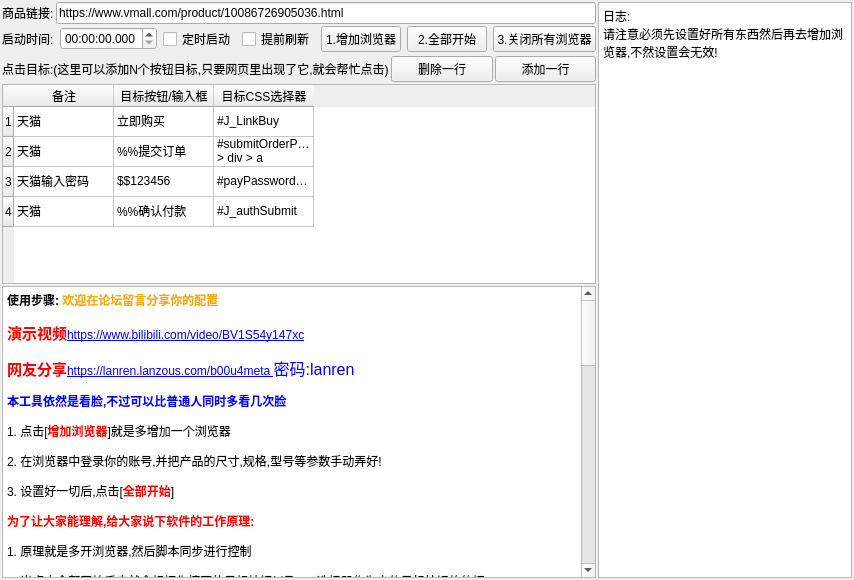
<?xml version="1.0" encoding="UTF-8"?>
<ui version="4.0">
 <class>MainWindow</class>
 <widget class="QMainWindow" name="MainWindow">
  <property name="geometry">
   <rect>
    <x>0</x>
    <y>0</y>
    <width>854</width>
    <height>580</height>
   </rect>
  </property>
  <property name="windowTitle">
   <string>MainWindow</string>
  </property>
  <widget class="QWidget" name="centralwidget">
   <layout class="QGridLayout" name="gridLayout">
    <property name="leftMargin">
     <number>2</number>
    </property>
    <property name="topMargin">
     <number>2</number>
    </property>
    <property name="rightMargin">
     <number>2</number>
    </property>
    <property name="bottomMargin">
     <number>2</number>
    </property>
    <property name="spacing">
     <number>2</number>
    </property>
    <item row="3" column="0" colspan="4">
     <layout class="QHBoxLayout" name="horizontalLayout_3">
      <item>
       <widget class="QLabel" name="lb_an">
        <property name="text">
         <string>点击目标:(这里可以添加N个按钮目标,只要网页里出现了它,就会帮忙点击)</string>
        </property>
       </widget>
      </item>
      <item>
       <widget class="QPushButton" name="bt_sub">
        <property name="text">
         <string>删除一行</string>
        </property>
       </widget>
      </item>
      <item>
       <widget class="QPushButton" name="bt_add">
        <property name="text">
         <string>添加一行</string>
        </property>
       </widget>
      </item>
     </layout>
    </item>
    <item row="0" column="5" rowspan="6">
     <widget class="QTextEdit" name="ed_log">
      <property name="maximumSize">
       <size>
        <width>300</width>
        <height>99999</height>
       </size>
      </property>
      <property name="html">
       <string>&lt;!DOCTYPE HTML PUBLIC &quot;-//W3C//DTD HTML 4.0//EN&quot; &quot;http://www.w3.org/TR/REC-html40/strict.dtd&quot;&gt;
&lt;html&gt;&lt;head&gt;&lt;meta name=&quot;qrichtext&quot; content=&quot;1&quot; /&gt;&lt;style type=&quot;text/css&quot;&gt;
p, li { white-space: pre-wrap; }
&lt;/style&gt;&lt;/head&gt;&lt;body style=&quot; font-family:'SimSun'; font-size:9pt; font-weight:400; font-style:normal;&quot;&gt;
&lt;p style=&quot; margin-top:0px; margin-bottom:0px; margin-left:0px; margin-right:0px; -qt-block-indent:0; text-indent:0px;&quot;&gt;日志:&lt;/p&gt;
&lt;p style=&quot; margin-top:0px; margin-bottom:0px; margin-left:0px; margin-right:0px; -qt-block-indent:0; text-indent:0px;&quot;&gt;请注意必须先设置好所有东西然后再去增加浏览器,不然设置会无效!&lt;/p&gt;&lt;/body&gt;&lt;/html&gt;</string>
      </property>
     </widget>
    </item>
    <item row="4" column="0" colspan="4">
     <widget class="QTableWidget" name="tab_mban">
      <property name="maximumSize">
       <size>
        <width>16777215</width>
        <height>200</height>
       </size>
      </property>
      <property name="toolTip">
       <string>&lt;html&gt;&lt;head/&gt;&lt;body&gt;&lt;p&gt;&lt;span style=&quot; font-size:11pt; font-weight:600; color:#ff0000;&quot;&gt;这里请注意了: &lt;/span&gt;&lt;/p&gt;&lt;p&gt;&lt;span style=&quot; font-size:11pt;&quot;&gt;如果是要输入 注意前缀格式&lt;/span&gt;&lt;span style=&quot; font-size:11pt; color:#0000ff;&quot;&gt;$$&lt;/span&gt;&lt;span style=&quot; font-size:11pt;&quot;&gt;:&lt;/span&gt;&lt;/p&gt;&lt;p&gt;&lt;span style=&quot; font-size:11pt;&quot;&gt;比如:&lt;/span&gt;&lt;span style=&quot; font-size:11pt; color:#0000ff;&quot;&gt; $$123456 &lt;/span&gt;&lt;/p&gt;&lt;p&gt;&lt;span style=&quot; font-size:11pt;&quot;&gt;那它就会输入&lt;/span&gt;&lt;span style=&quot; font-size:11pt; color:#ffaa00;&quot;&gt;123456&lt;/span&gt;&lt;/p&gt;&lt;p&gt;&lt;span style=&quot; font-size:11pt; font-weight:600;&quot;&gt;注意这里如果是填的输入,那CSS就必须设置&lt;/span&gt;&lt;/p&gt;&lt;p&gt;&lt;span style=&quot; font-size:11pt; font-weight:600; color:#ff0000;&quot;&gt;进阶玩法:&lt;/span&gt;&lt;/p&gt;&lt;p&gt;&lt;span style=&quot; font-size:11pt; font-weight:600; color:#ff0000;&quot;&gt;这里的目标按钮支持前缀%% 来控制不重复点击&lt;/span&gt;&lt;/p&gt;&lt;p&gt;&lt;span style=&quot; font-size:11pt; font-weight:600;&quot;&gt;1.一开始是灰色的按钮,或者点击后马上就跳转到下一个页面的就不需要前缀%%&lt;/span&gt;&lt;/p&gt;&lt;p&gt;&lt;span style=&quot; font-size:11pt; font-weight:600;&quot;&gt;2.如果是随时就可以点击成功的按钮,则在前面加入%%&lt;/span&gt;&lt;/p&gt;&lt;p&gt;&lt;span style=&quot; font-size:11pt; font-weight:600;&quot;&gt;例如:&lt;/span&gt;&lt;span style=&quot; font-size:11pt; font-weight:600; color:#0000ff;&quot;&gt;%%加入购物车&lt;/span&gt;&lt;span style=&quot; font-size:11pt; font-weight:600; color:#ffaa00;&quot;&gt;%%预约&lt;/span&gt;&lt;/p&gt;&lt;p&gt;&lt;span style=&quot; font-size:11pt; font-weight:600; color:#ff0000;&quot;&gt;原理解析:&lt;/span&gt;&lt;/p&gt;&lt;p&gt;&lt;span style=&quot; font-size:11pt; font-weight:600;&quot;&gt;因为正常情况下,程序是会不断的去点击目标按钮的直到整个按钮不见了,程序才会往下走,去判断下一个步骤,比如淘宝的立即购买,一开始是没有这个按钮的,或者是点不动的,只有到时间了才能点击,点击后,直接是调到提交订单的页面了,也就是这个立即购买按钮已经消失了,所以程序会执行下一步,而这个%%就是不判断是否点击成功,反正就找到这个按钮了,就帮忙点击1次,没找到就等待它出现.点完后就开始下一个步骤!仔细理解一下就明白区别了!&lt;/span&gt;&lt;/p&gt;&lt;/body&gt;&lt;/html&gt;</string>
      </property>
      <row>
       <property name="text">
        <string>1</string>
       </property>
      </row>
      <row>
       <property name="text">
        <string>2</string>
       </property>
      </row>
      <row>
       <property name="text">
        <string>3</string>
       </property>
      </row>
      <row>
       <property name="text">
        <string>4</string>
       </property>
      </row>
      <column>
       <property name="text">
        <string>备注</string>
       </property>
      </column>
      <column>
       <property name="text">
        <string>目标按钮/输入框</string>
       </property>
      </column>
      <column>
       <property name="text">
        <string>目标CSS选择器</string>
       </property>
      </column>
      <item row="0" column="0">
       <property name="text">
        <string>天猫</string>
       </property>
      </item>
      <item row="0" column="1">
       <property name="text">
        <string>立即购买</string>
       </property>
      </item>
      <item row="0" column="2">
       <property name="text">
        <string>#J_LinkBuy</string>
       </property>
      </item>
      <item row="1" column="0">
       <property name="text">
        <string>天猫</string>
       </property>
      </item>
      <item row="1" column="1">
       <property name="text">
        <string>%%提交订单</string>
       </property>
      </item>
      <item row="1" column="2">
       <property name="text">
        <string>#submitOrderPC_1 &gt; div &gt; a</string>
       </property>
      </item>
      <item row="2" column="0">
       <property name="text">
        <string>天猫输入密码</string>
       </property>
      </item>
      <item row="2" column="1">
       <property name="text">
        <string>$$123456</string>
       </property>
      </item>
      <item row="2" column="2">
       <property name="text">
        <string>#payPassword_rsainput</string>
       </property>
      </item>
      <item row="3" column="0">
       <property name="text">
        <string>天猫</string>
       </property>
      </item>
      <item row="3" column="1">
       <property name="text">
        <string>%%确认付款</string>
       </property>
      </item>
      <item row="3" column="2">
       <property name="text">
        <string>#J_authSubmit</string>
       </property>
      </item>
     </widget>
    </item>
    <item row="5" column="0" colspan="4">
     <widget class="QTextEdit" name="te_help">
      <property name="html">
       <string>&lt;!DOCTYPE HTML PUBLIC &quot;-//W3C//DTD HTML 4.0//EN&quot; &quot;http://www.w3.org/TR/REC-html40/strict.dtd&quot;&gt;
&lt;html&gt;&lt;head&gt;&lt;meta name=&quot;qrichtext&quot; content=&quot;1&quot; /&gt;&lt;style type=&quot;text/css&quot;&gt;
p, li { white-space: pre-wrap; }
&lt;/style&gt;&lt;/head&gt;&lt;body style=&quot; font-family:'SimSun'; font-size:9pt; font-weight:400; font-style:normal;&quot;&gt;
&lt;p style=&quot; margin-top:12px; margin-bottom:12px; margin-left:0px; margin-right:0px; -qt-block-indent:0; text-indent:0px;&quot;&gt;&lt;span style=&quot; font-family:'微软雅黑'; font-weight:600;&quot;&gt;使用步骤: &lt;/span&gt;&lt;span style=&quot; font-family:'微软雅黑'; font-weight:600; color:#ffaa00;&quot;&gt;欢迎在论坛留言分享你的配置&lt;/span&gt;&lt;/p&gt;
&lt;p style=&quot; margin-top:12px; margin-bottom:12px; margin-left:0px; margin-right:0px; -qt-block-indent:0; text-indent:0px;&quot;&gt;&lt;span style=&quot; font-family:'微软雅黑'; font-size:11pt; font-weight:600; color:#ff0000;&quot;&gt;演示视频&lt;/span&gt;&lt;a href=&quot;https://www.bilibili.com/video/BV1S54y147xc&quot;&gt;&lt;span style=&quot; text-decoration: underline; color:#0000ff;&quot;&gt;https://www.bilibili.com/video/BV1S54y147xc&lt;/span&gt;&lt;/a&gt;&lt;/p&gt;
&lt;p style=&quot; margin-top:12px; margin-bottom:12px; margin-left:0px; margin-right:0px; -qt-block-indent:0; text-indent:0px;&quot;&gt;&lt;span style=&quot; font-family:'微软雅黑'; font-size:11pt; font-weight:600; color:#ff0000;&quot;&gt;网友分享&lt;/span&gt;&lt;a href=&quot;https://lanren.lanzous.com/b00u4meta &quot;&gt;&lt;span style=&quot; text-decoration: underline; color:#0000ff;&quot;&gt;https://lanren.lanzous.com/b00u4meta &lt;/span&gt;&lt;/a&gt;&lt;span style=&quot; font-family:'微软雅黑'; font-size:12pt; color:#0000ff;&quot;&gt;密码:lanren&lt;/span&gt;&lt;/p&gt;
&lt;p style=&quot; margin-top:12px; margin-bottom:12px; margin-left:0px; margin-right:0px; -qt-block-indent:0; text-indent:0px;&quot;&gt;&lt;span style=&quot; font-family:'微软雅黑'; font-weight:600; color:#0000ff;&quot;&gt;本工具依然是看脸,不过可以比普通人同时多看几次脸&lt;/span&gt;&lt;/p&gt;
&lt;p style=&quot; margin-top:12px; margin-bottom:12px; margin-left:0px; margin-right:0px; -qt-block-indent:0; text-indent:0px;&quot;&gt;&lt;span style=&quot; font-family:'微软雅黑';&quot;&gt;1. 点击[&lt;/span&gt;&lt;span style=&quot; font-family:'微软雅黑'; font-weight:600; color:#ff0000;&quot;&gt;增加浏览器&lt;/span&gt;&lt;span style=&quot; font-family:'微软雅黑';&quot;&gt;]就是多增加一个浏览器&lt;/span&gt;&lt;/p&gt;
&lt;p style=&quot; margin-top:12px; margin-bottom:12px; margin-left:0px; margin-right:0px; -qt-block-indent:0; text-indent:0px;&quot;&gt;&lt;span style=&quot; font-family:'微软雅黑';&quot;&gt;2. 在浏览器中登录你的账号,并把产品的尺寸,规格,型号等参数手动弄好!&lt;/span&gt;&lt;/p&gt;
&lt;p style=&quot; margin-top:12px; margin-bottom:12px; margin-left:0px; margin-right:0px; -qt-block-indent:0; text-indent:0px;&quot;&gt;&lt;span style=&quot; font-family:'微软雅黑';&quot;&gt;3. 设置好一切后,点击[&lt;/span&gt;&lt;span style=&quot; font-family:'微软雅黑'; font-weight:600; color:#ff0000;&quot;&gt;全部开始&lt;/span&gt;&lt;span style=&quot; font-family:'微软雅黑';&quot;&gt;]&lt;/span&gt;&lt;/p&gt;
&lt;p align=&quot;justify&quot; style=&quot; margin-top:12px; margin-bottom:12px; margin-left:0px; margin-right:0px; -qt-block-indent:0; text-indent:0px;&quot;&gt;&lt;span style=&quot; font-family:'微软雅黑'; font-weight:600; color:#ff0000;&quot;&gt;为了让大家能理解,给大家说下软件的工作原理:&lt;/span&gt;&lt;/p&gt;
&lt;p style=&quot; margin-top:12px; margin-bottom:12px; margin-left:0px; margin-right:0px; -qt-block-indent:0; text-indent:0px;&quot;&gt;&lt;span style=&quot; font-family:'微软雅黑';&quot;&gt;1. 原理就是多开浏览器,然后脚本同步进行控制&lt;/span&gt;&lt;/p&gt;
&lt;p style=&quot; margin-top:12px; margin-bottom:12px; margin-left:0px; margin-right:0px; -qt-block-indent:0; text-indent:0px;&quot;&gt;&lt;span style=&quot; font-family:'微软雅黑';&quot;&gt;2. 当点击全部开始后它就会根据你填写的目标按钮以及Css选择器作为定位目标按钮的依据&lt;/span&gt;&lt;/p&gt;
&lt;p style=&quot; margin-top:12px; margin-bottom:12px; margin-left:0px; margin-right:0px; -qt-block-indent:0; text-indent:0px;&quot;&gt;&lt;span style=&quot; font-family:'微软雅黑';&quot;&gt;3. 优先CSS选择器(下方有教程),如果没找到,则会通过目标按钮名来定位目标按钮&lt;/span&gt;&lt;/p&gt;
&lt;p style=&quot; margin-top:12px; margin-bottom:12px; margin-left:0px; margin-right:0px; -qt-block-indent:0; text-indent:0px;&quot;&gt;&lt;span style=&quot; font-family:'微软雅黑';&quot;&gt;4. 只需要满足其中一个条件就可以找到目标,然后就会不断点击&lt;/span&gt;&lt;/p&gt;
&lt;p style=&quot; margin-top:12px; margin-bottom:12px; margin-left:0px; margin-right:0px; -qt-block-indent:0; text-indent:0px;&quot;&gt;&lt;span style=&quot; font-family:'微软雅黑';&quot;&gt;5.支持判断N个按钮,比如你的购买步骤比较多时,只要提前加入好目标按钮名和选择器就可以骚气运行&lt;/span&gt;&lt;/p&gt;
&lt;p style=&quot; margin-top:12px; margin-bottom:12px; margin-left:0px; margin-right:0px; -qt-block-indent:0; text-indent:0px;&quot;&gt;&lt;span style=&quot; font-family:'微软雅黑';&quot;&gt;6.支持帮忙输入文字的操作,比如帮忙输入密码&lt;/span&gt;&lt;/p&gt;
&lt;p style=&quot; margin-top:12px; margin-bottom:12px; margin-left:0px; margin-right:0px; -qt-block-indent:0; text-indent:0px;&quot;&gt;&lt;span style=&quot; font-family:'微软雅黑';&quot;&gt;7.它是按照顺序往下走的(注意了我特意改进了一下)&lt;/span&gt;&lt;/p&gt;
&lt;p style=&quot; margin-top:12px; margin-bottom:12px; margin-left:0px; margin-right:0px; -qt-block-indent:0; text-indent:0px;&quot;&gt;&lt;span style=&quot; font-family:'微软雅黑'; font-weight:600;&quot;&gt;如何填写目标按钮 和 CSS选择器呢?&lt;/span&gt;&lt;/p&gt;
&lt;p style=&quot; margin-top:12px; margin-bottom:12px; margin-left:0px; margin-right:0px; -qt-block-indent:0; text-indent:0px;&quot;&gt;&lt;span style=&quot; font-family:'微软雅黑'; font-weight:600;&quot;&gt;目标名:&lt;/span&gt;&lt;/p&gt;
&lt;p style=&quot; margin-top:12px; margin-bottom:12px; margin-left:0px; margin-right:0px; -qt-block-indent:0; text-indent:0px;&quot;&gt;&lt;span style=&quot; font-family:'微软雅黑';&quot;&gt;目标按钮名,很容易理解就是你需要帮忙点击的按钮的标题(必须是可以开始抢购时的按钮名)&lt;/span&gt;&lt;/p&gt;
&lt;p style=&quot; margin-top:12px; margin-bottom:12px; margin-left:0px; margin-right:0px; -qt-block-indent:0; text-indent:0px;&quot;&gt;&lt;span style=&quot; font-family:'微软雅黑';&quot;&gt;如果是需要输入文字,则这里的填写格式为$$文字 比如:$$123456 它就会输入123456&lt;/span&gt;&lt;/p&gt;
&lt;p style=&quot; margin-top:12px; margin-bottom:12px; margin-left:0px; margin-right:0px; -qt-block-indent:0; text-indent:0px;&quot;&gt;&lt;span style=&quot; font-family:'微软雅黑'; color:#ff0000;&quot;&gt;如果是选择帮忙输入了,那就只能用CSS选择器的方式定位输入框&lt;/span&gt;&lt;/p&gt;
&lt;p style=&quot; margin-top:12px; margin-bottom:12px; margin-left:0px; margin-right:0px; -qt-block-indent:0; text-indent:0px;&quot;&gt;&lt;span style=&quot; font-family:'微软雅黑'; font-size:11pt; font-weight:600; color:#0000ff;&quot;&gt;进阶玩法:&lt;/span&gt;&lt;/p&gt;
&lt;p style=&quot; margin-top:12px; margin-bottom:12px; margin-left:0px; margin-right:0px; -qt-block-indent:0; text-indent:0px;&quot;&gt;&lt;span style=&quot; font-family:'微软雅黑'; font-size:11pt; color:#ff0000;&quot;&gt;这里的目标按钮支持前缀%% 来控制不重复点击 ##来配置下拉滚动条 可以同时存在&lt;/span&gt;&lt;/p&gt;
&lt;p style=&quot; margin-top:12px; margin-bottom:12px; margin-left:0px; margin-right:0px; -qt-block-indent:0; text-indent:0px;&quot;&gt;&lt;span style=&quot; font-family:'微软雅黑';&quot;&gt;1.一开始是灰色的按钮,或者点击后马上就跳转到下一个页面的就不需要前缀%%&lt;/span&gt;&lt;/p&gt;
&lt;p style=&quot; margin-top:12px; margin-bottom:12px; margin-left:0px; margin-right:0px; -qt-block-indent:0; text-indent:0px;&quot;&gt;&lt;span style=&quot; font-family:'微软雅黑';&quot;&gt;2.如果是随时就可以点击成功的按钮,则在前面加入%%&lt;/span&gt;&lt;/p&gt;
&lt;p style=&quot; margin-top:12px; margin-bottom:12px; margin-left:0px; margin-right:0px; -qt-block-indent:0; text-indent:0px;&quot;&gt;&lt;span style=&quot; font-family:'微软雅黑';&quot;&gt;例如:&lt;/span&gt;&lt;span style=&quot; color:#0000ff;&quot;&gt;%%加入购物车 &lt;/span&gt;&lt;span style=&quot; color:#ffaa00;&quot;&gt;%%预约&lt;/span&gt;&lt;/p&gt;
&lt;p style=&quot; margin-top:12px; margin-bottom:12px; margin-left:0px; margin-right:0px; -qt-block-indent:0; text-indent:0px;&quot;&gt;&lt;span style=&quot; font-family:'微软雅黑'; color:#000000;&quot;&gt;3.如果跳转后目标按钮并没有第一时间渲染显示,需要下划滚动条,则在目标按钮名字中随便一个位置加入##来标识&lt;/span&gt;&lt;/p&gt;
&lt;p style=&quot; margin-top:12px; margin-bottom:12px; margin-left:0px; margin-right:0px; -qt-block-indent:0; text-indent:0px;&quot;&gt;&lt;span style=&quot; font-family:'微软雅黑';&quot;&gt;例如&lt;/span&gt;&lt;span style=&quot; font-family:'微软雅黑'; color:#000000;&quot;&gt;:京东的提交订单 可以这样填:&lt;/span&gt;&lt;span style=&quot; font-family:'微软雅黑'; color:#ff0000;&quot;&gt;##提交订单&lt;/span&gt;&lt;/p&gt;
&lt;p style=&quot; margin-top:12px; margin-bottom:12px; margin-left:0px; margin-right:0px; -qt-block-indent:0; text-indent:0px;&quot;&gt;&lt;span style=&quot; font-family:'微软雅黑'; color:#ff0000;&quot;&gt;原理解析:&lt;/span&gt;&lt;/p&gt;
&lt;p style=&quot; margin-top:12px; margin-bottom:12px; margin-left:0px; margin-right:0px; -qt-block-indent:0; text-indent:0px;&quot;&gt;&lt;span style=&quot; font-family:'微软雅黑';&quot;&gt;因为正常情况下,程序是会不断的去点击目标按钮的直到整个按钮不见了,程序才会往下走,去判断下一个步骤,比如淘宝的立即购买,一开始是没有这个按钮的,或者是点不动的,只有到时间了才能点击,点击后,直接是调到提交订单的页面了,也就是这个立即购买按钮已经消失了,所以程序会执行下一步,而这个%%就是不判断是否点击成功,反正就找到这个按钮了,就帮忙点击1次,没找到就等待它出现.点完后就开始下一个步骤!仔细理解一下就明白区别了!&lt;/span&gt;&lt;/p&gt;
&lt;p style=&quot; margin-top:12px; margin-bottom:12px; margin-left:0px; margin-right:0px; -qt-block-indent:0; text-indent:0px;&quot;&gt;&lt;span style=&quot; font-family:'微软雅黑'; font-weight:600;&quot;&gt;目标CSS选择器:&lt;/span&gt;&lt;/p&gt;
&lt;p style=&quot; margin-top:12px; margin-bottom:12px; margin-left:0px; margin-right:0px; -qt-block-indent:0; text-indent:0px;&quot;&gt;&lt;span style=&quot; font-family:'微软雅黑';&quot;&gt;(1) 首先用Google Chrome浏览器打开你的商品网站&lt;/span&gt;&lt;/p&gt;
&lt;p style=&quot; margin-top:12px; margin-bottom:12px; margin-left:0px; margin-right:0px; -qt-block-indent:0; text-indent:0px;&quot;&gt;&lt;span style=&quot; font-family:'微软雅黑';&quot;&gt;(2) 然后按下F12进入开发者模式&lt;/span&gt;&lt;/p&gt;
&lt;p style=&quot; margin-top:12px; margin-bottom:12px; margin-left:0px; margin-right:0px; -qt-block-indent:0; text-indent:0px;&quot;&gt;&lt;span style=&quot; font-family:'微软雅黑';&quot;&gt;(3) 然后看图操作&lt;/span&gt;&lt;a href=&quot;https://attach.52pojie.cn//forum/202011/12/165648ml2jxid0bzflaz0f.gif&quot;&gt;&lt;span style=&quot; text-decoration: underline; color:#0000ff;&quot;&gt;https://attach.52pojie.cn//forum/202011/12/165648ml2jxid0bzflaz0f.gif&lt;/span&gt;&lt;/a&gt;&lt;/p&gt;
&lt;p style=&quot; margin-top:12px; margin-bottom:12px; margin-left:0px; margin-right:0px; -qt-block-indent:0; text-indent:0px;&quot;&gt;&lt;br /&gt;&lt;/p&gt;
&lt;p style=&quot; margin-top:12px; margin-bottom:12px; margin-left:0px; margin-right:0px; -qt-block-indent:0; text-indent:0px;&quot;&gt;&lt;br /&gt;&lt;/p&gt;&lt;/body&gt;&lt;/html&gt;</string>
      </property>
     </widget>
    </item>
    <item row="0" column="0" colspan="4">
     <layout class="QHBoxLayout" name="horizontalLayout_2">
      <item>
       <widget class="QLabel" name="uRLLabel">
        <property name="text">
         <string>商品链接:</string>
        </property>
       </widget>
      </item>
      <item>
       <widget class="QLineEdit" name="ed_url">
        <property name="text">
         <string>https://www.vmall.com/product/10086726905036.html</string>
        </property>
       </widget>
      </item>
     </layout>
    </item>
    <item row="1" column="0" colspan="4">
     <layout class="QHBoxLayout" name="horizontalLayout">
      <property name="spacing">
       <number>6</number>
      </property>
      <property name="leftMargin">
       <number>0</number>
      </property>
      <property name="topMargin">
       <number>0</number>
      </property>
      <property name="rightMargin">
       <number>0</number>
      </property>
      <property name="bottomMargin">
       <number>0</number>
      </property>
      <item>
       <widget class="QLabel" name="label">
        <property name="text">
         <string>启动时间:</string>
        </property>
       </widget>
      </item>
      <item>
       <widget class="QDateTimeEdit" name="dte_time">
        <property name="minimumSize">
         <size>
          <width>0</width>
          <height>0</height>
         </size>
        </property>
        <property name="maximumSize">
         <size>
          <width>120</width>
          <height>16777215</height>
         </size>
        </property>
        <property name="toolTip">
         <string>&lt;html&gt;&lt;head/&gt;&lt;body&gt;&lt;p&gt;&lt;span style=&quot; font-size:11pt;&quot;&gt;注意了,这里的时间是本地电脑的时间&lt;/span&gt;&lt;/p&gt;&lt;p&gt;&lt;br/&gt;&lt;/p&gt;&lt;p&gt;&lt;span style=&quot; font-size:11pt;&quot;&gt;提前刷新是会在时间到的时候先刷新然后再开始&lt;/span&gt;&lt;/p&gt;&lt;p&gt;&lt;br/&gt;&lt;/p&gt;&lt;p&gt;&lt;span style=&quot; font-size:11pt;&quot;&gt;(如果太晚了,可以时间稍微提前一点)&lt;/span&gt;&lt;/p&gt;&lt;/body&gt;&lt;/html&gt;</string>
        </property>
        <property name="displayFormat">
         <string>hh:mm:ss.zzz</string>
        </property>
        <property name="timeSpec">
         <enum>Qt::LocalTime</enum>
        </property>
       </widget>
      </item>
      <item>
       <widget class="QCheckBox" name="cb_sfds">
        <property name="toolTip">
         <string>&lt;html&gt;&lt;head/&gt;&lt;body&gt;&lt;p&gt;&lt;span style=&quot; font-size:11pt;&quot;&gt;注意了,这里的时间是本地电脑的时间&lt;/span&gt;&lt;/p&gt;&lt;p&gt;&lt;br/&gt;&lt;/p&gt;&lt;p&gt;&lt;span style=&quot; font-size:11pt;&quot;&gt;提前刷新是会在时间到的时候先刷新然后再开始&lt;/span&gt;&lt;/p&gt;&lt;p&gt;&lt;br/&gt;&lt;/p&gt;&lt;p&gt;&lt;span style=&quot; font-size:11pt;&quot;&gt;(如果太晚了,可以时间稍微提前一点)&lt;/span&gt;&lt;/p&gt;&lt;/body&gt;&lt;/html&gt;</string>
        </property>
        <property name="text">
         <string>定时启动</string>
        </property>
       </widget>
      </item>
      <item>
       <widget class="QCheckBox" name="cb_tqsx">
        <property name="toolTip">
         <string>&lt;html&gt;&lt;head/&gt;&lt;body&gt;&lt;p&gt;&lt;span style=&quot; font-size:11pt;&quot;&gt;注意了,这里的时间是本地电脑的时间&lt;/span&gt;&lt;/p&gt;&lt;p&gt;&lt;br/&gt;&lt;/p&gt;&lt;p&gt;&lt;span style=&quot; font-size:11pt;&quot;&gt;提前刷新是会在时间到的时候先刷新然后再开始&lt;/span&gt;&lt;/p&gt;&lt;p&gt;&lt;br/&gt;&lt;/p&gt;&lt;p&gt;&lt;span style=&quot; font-size:11pt;&quot;&gt;(如果太晚了,可以时间稍微提前一点)&lt;/span&gt;&lt;/p&gt;&lt;/body&gt;&lt;/html&gt;</string>
        </property>
        <property name="text">
         <string>提前刷新</string>
        </property>
       </widget>
      </item>
      <item>
       <widget class="QPushButton" name="bt_openWeb">
        <property name="text">
         <string>1.增加浏览器</string>
        </property>
       </widget>
      </item>
      <item>
       <widget class="QPushButton" name="bt_start">
        <property name="text">
         <string>2.全部开始</string>
        </property>
       </widget>
      </item>
      <item>
       <widget class="QPushButton" name="bt_close_all">
        <property name="text">
         <string>3.关闭所有浏览器</string>
        </property>
       </widget>
      </item>
     </layout>
    </item>
   </layout>
   <zorder>tab_mban</zorder>
   <zorder>ed_log</zorder>
   <zorder>te_help</zorder>
  </widget>
 </widget>
 <resources/>
 <connections/>
</ui>
